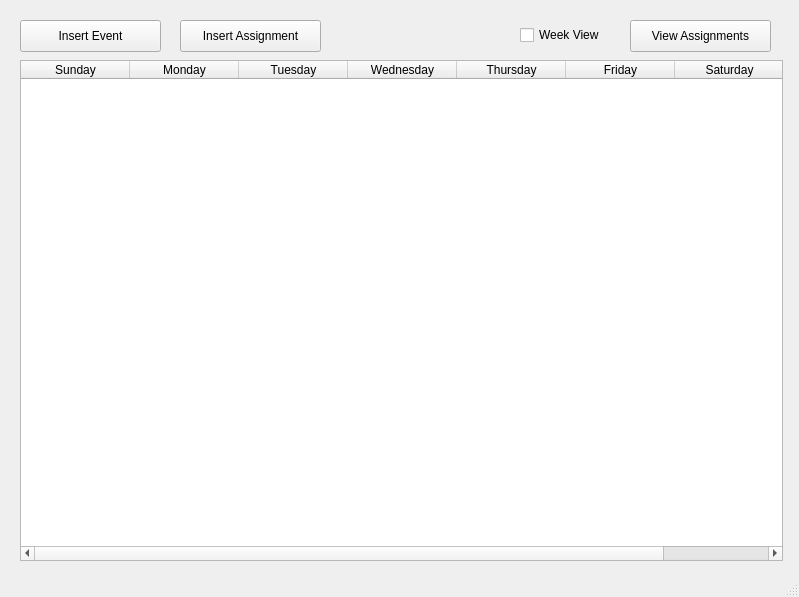
<?xml version="1.0" encoding="UTF-8"?>
<ui version="4.0">
 <class>MainWindow</class>
 <widget class="QMainWindow" name="MainWindow">
  <property name="geometry">
   <rect>
    <x>0</x>
    <y>0</y>
    <width>799</width>
    <height>597</height>
   </rect>
  </property>
  <property name="windowTitle">
   <string>MainWindow</string>
  </property>
  <widget class="QWidget" name="centralwidget">
   <widget class="QPushButton" name="pushButton">
    <property name="geometry">
     <rect>
      <x>20</x>
      <y>20</y>
      <width>141</width>
      <height>32</height>
     </rect>
    </property>
    <property name="text">
     <string>Insert Event</string>
    </property>
   </widget>
   <widget class="QPushButton" name="pushButton_2">
    <property name="geometry">
     <rect>
      <x>180</x>
      <y>20</y>
      <width>141</width>
      <height>32</height>
     </rect>
    </property>
    <property name="text">
     <string>Insert Assignment</string>
    </property>
   </widget>
   <widget class="QCalendarWidget" name="calendarWidget">
    <property name="geometry">
     <rect>
      <x>20</x>
      <y>60</y>
      <width>761</width>
      <height>481</height>
     </rect>
    </property>
    <property name="minimumDate">
     <date>
      <year>2005</year>
      <month>3</month>
      <day>9</day>
     </date>
    </property>
    <property name="gridVisible">
     <bool>true</bool>
    </property>
   </widget>
   <widget class="QPushButton" name="pushButton_4">
    <property name="geometry">
     <rect>
      <x>630</x>
      <y>20</y>
      <width>141</width>
      <height>32</height>
     </rect>
    </property>
    <property name="text">
     <string>View Assignments</string>
    </property>
   </widget>
   <widget class="QCheckBox" name="checkBox">
    <property name="geometry">
     <rect>
      <x>520</x>
      <y>20</y>
      <width>120</width>
      <height>30</height>
     </rect>
    </property>
    <property name="text">
     <string>Week View</string>
    </property>
   </widget>
   <widget class="QTableWidget" name="tableWidget">
    <property name="geometry">
     <rect>
      <x>20</x>
      <y>60</y>
      <width>763</width>
      <height>501</height>
     </rect>
    </property>
    <property name="minimumSize">
     <size>
      <width>763</width>
      <height>0</height>
     </size>
    </property>
    <property name="maximumSize">
     <size>
      <width>763</width>
      <height>16777215</height>
     </size>
    </property>
    <attribute name="horizontalHeaderDefaultSectionSize">
     <number>109</number>
    </attribute>
    <attribute name="verticalHeaderMinimumSectionSize">
     <number>42</number>
    </attribute>
    <attribute name="verticalHeaderDefaultSectionSize">
     <number>70</number>
    </attribute>
    <column>
     <property name="text">
      <string>Sunday</string>
     </property>
    </column>
    <column>
     <property name="text">
      <string>Monday</string>
     </property>
    </column>
    <column>
     <property name="text">
      <string>Tuesday</string>
     </property>
    </column>
    <column>
     <property name="text">
      <string>Wednesday</string>
     </property>
    </column>
    <column>
     <property name="text">
      <string>Thursday</string>
     </property>
    </column>
    <column>
     <property name="text">
      <string>Friday</string>
     </property>
    </column>
    <column>
     <property name="text">
      <string>Saturday</string>
     </property>
    </column>
   </widget>
   <zorder>calendarWidget</zorder>
   <zorder>tableWidget</zorder>
   <zorder>pushButton</zorder>
   <zorder>pushButton_2</zorder>
   <zorder>pushButton_4</zorder>
   <zorder>checkBox</zorder>
  </widget>
  <widget class="QStatusBar" name="statusbar"/>
 </widget>
 <resources/>
 <connections/>
</ui>
